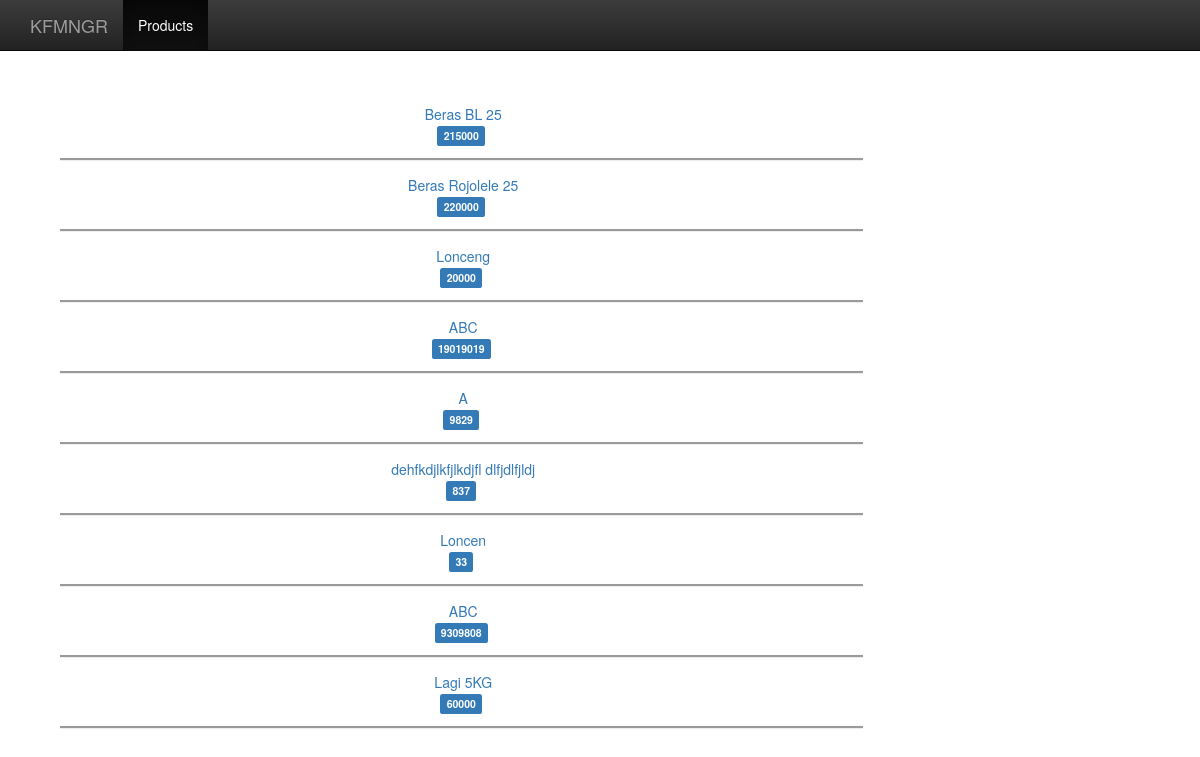
The app's page /product/ with its own data.
### products/models.py (models this page shows, shortened)
class Product(models.Model):
    name = models.CharField(max_length=100)
    price = models.IntegerField(default=0)
    detail = models.CharField(max_length=100)
    weight = models.IntegerField(default=0)
    sku = models.CharField(blank=True, null=True, max_length=10)
    stock = models.IntegerField(default=0)
    created_at = models.DateTimeField(auto_now_add = True, auto_now = False)
    updated_at = models.DateTimeField(auto_now_add = False, auto_now = True)
    @staticmethod
    def get_all_products():
        return Product.objects.all()

### products/views.py (the view)
# urls.py: url(r'^product/$', products, name='products'),
def products(request):
    products = Product.get_all_products()
    return render(request, 'products.html', {'products': products})

### products/templates/products.html (shortened to what this page needs)
{% extends 'base.html' %}
{% block content %}
<div class="col-md-9">
  {% for product in products %}
    <div class="col-xs-12" style="border-bottom:groove; padding: 1em;">
      <a href="/product/{{product.id}}">{{product.name}}</a><br>
      <label class="label label-primary">{{product.price}}</label>
    </div>
  {% endfor %}
</div>
{% endblock %}

### kfmngr/static/css/kfmngr-style.css (style rules this page uses)
body { padding-top: 50px; }

### records on screen
Product: name "Beras BL 25", price "215000"
Product: name "Beras Rojolele 25", price "220000"
Product: name "Lonceng", price "20000"
Product: name "ABC", price "19019019"
Product: name "A", price "9829"
Product: name "dehfkdjlkfjlkdjfl dlfjdlfjldj", price "837"
Product: name "Loncen", price "33"
Product: name "ABC", price "9309808"
Product: name "Lagi 5KG", price "60000"
